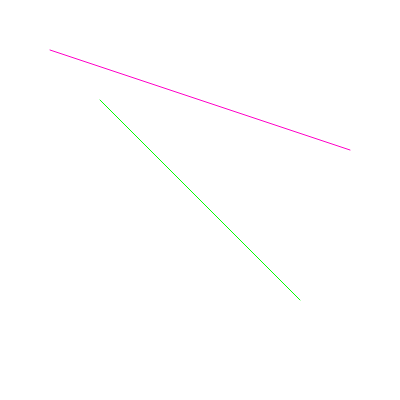
Frame 1 (no input)
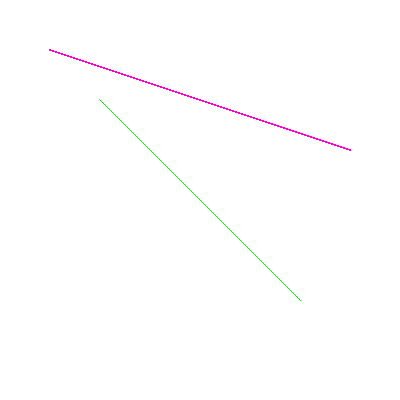
Frame 60 (no input)
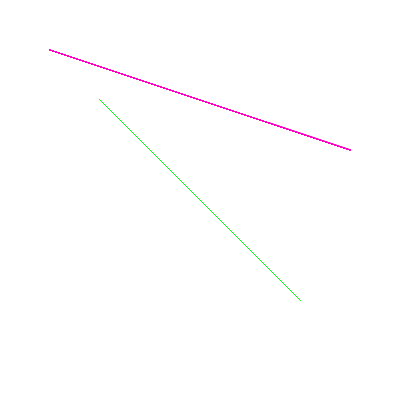
Frame 120 (the mouse pressed at the canvas centre since frame 60)

The p5.js sketch that drew these frames (run headless with seeded random() and noise() and a simulated clock; from frame 60 on, the mouse is pressed at the canvas centre):

// p5.js sketch
// ── sketch.js
function setup() {
  createCanvas(400, 400);
}

function draw() {
  stroke(0, 255, 0);
  line(100, 100, 300, 300);

  stroke(255, 0, 200);
  line(300 + 50, 100 + 50, 100 - 50, 100 - 50);
}
